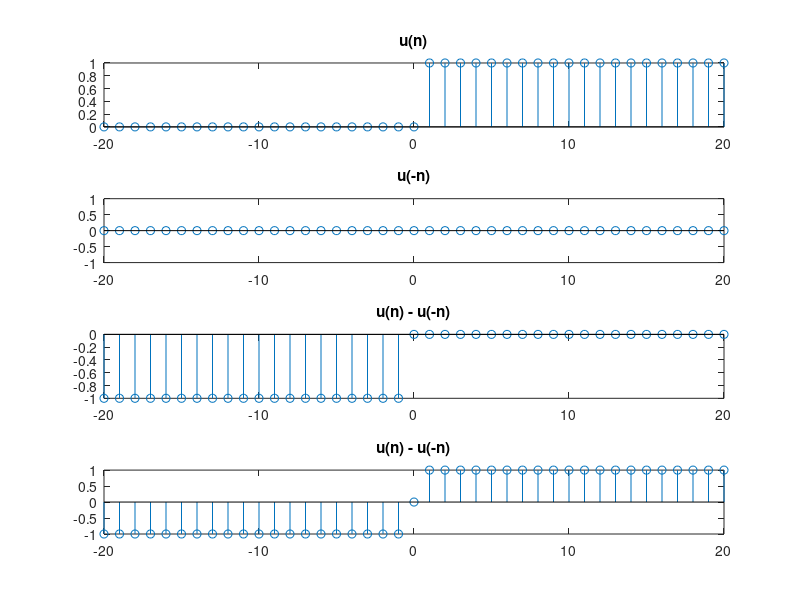

Recreate this plot in MATLAB.
n = -20 : 20;
n_x1 = ( n > 0).*1;

subplot(4,1,1)
stem(n,n_x1);
title('u(n)');

n_x2 = ( n == 0).*0;
subplot(4,1,2)
stem(n,n_x2);
title('u(-n)');

n_x3 = ( n < 0).*(-1);
subplot(4,1,3)
stem(n,n_x3);
title('u(n) - u(-n)');

signam = n_x1+n_x2+n_x3;;
subplot(4,1,4)
stem(n,signam);
title('u(n) - u(-n)');


